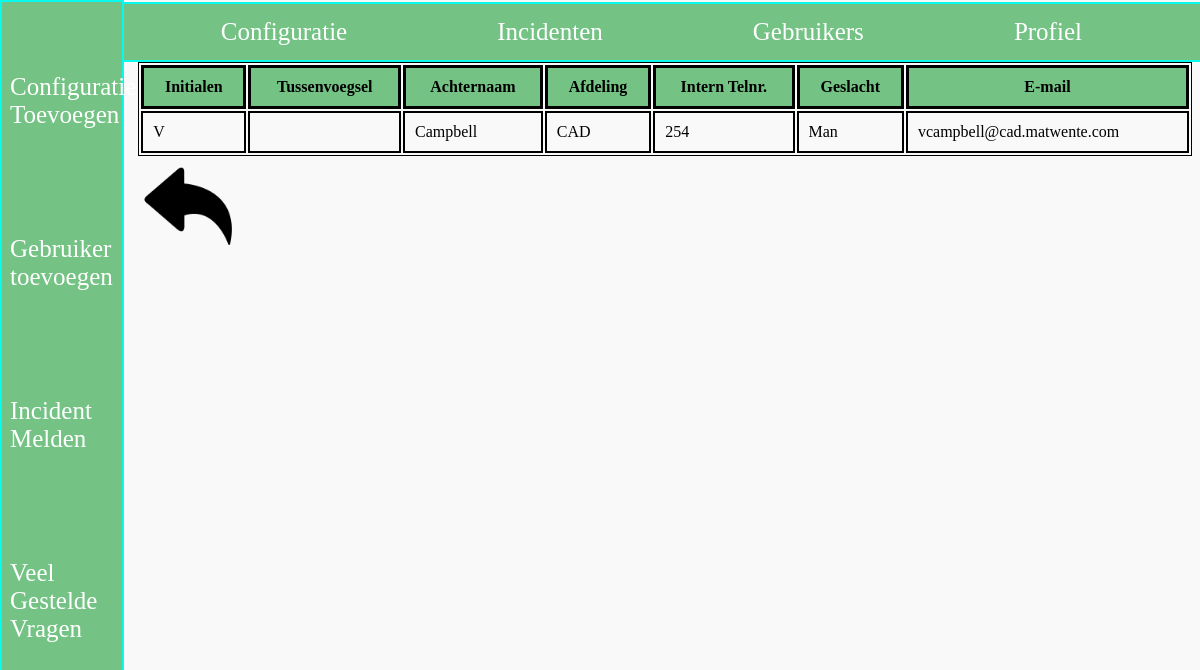
Page /php/gebruikerdetails.php?userID=1 on the committed database.
### tables this page shows
CREATE TABLE `user` (
  `userID` int(11) NOT NULL,
  `initials` varchar(1) DEFAULT NULL,
  `surname` varchar(50) DEFAULT NULL,
  `middleName` varchar(50) DEFAULT NULL,
  `departmentID` int(11) DEFAULT NULL,
  `interncell` varchar(3) DEFAULT NULL,
  `sex` int(3) DEFAULT NULL,
  `email` varchar(80) DEFAULT NULL,
  `password` varchar(50) DEFAULT NULL,
  `userType` int(3) DEFAULT NULL
);

CREATE TABLE `departments` (
  `departmentID` int(11) NOT NULL,
  `departmentName` varchar(50) DEFAULT NULL,
  `location` int(3) DEFAULT NULL
);

### php/gebruikerdetails.php (the view, shortened to what this page needs)
<?php
$servername = "localhost";
$username = "root";
$password = "";
$dbname = "twente";
$conn = mysqli_connect($servername, $username, $password, $dbname);
$id = $_GET["userID"];
$sql = "SELECT user.initials, user.middleName, user.surname, user.interncell, user.sex, user.email, departments.departmentName FROM user INNER JOIN departments ON departments.departmentID = user.departmentID WHERE user.userID = $id";
$result = mysqli_query($conn,$sql);
?>
<!doctype html>
<html lang="nl">
<?php include('../include/header.php');?>
<body>
	<?php include('../include/navigatie.php');?>
<br>
<br>
<br>
	<div class=table>
	<table class="incidentenDetails" name="incidentenDetails">
	<tr>
	  <th> Initialen </th>
		<th> Tussenvoegsel</th>
		<th> Achternaam </th>
    <th> Afdeling </th>
		<th> Intern Telnr.</th>
    <th> Geslacht </th>
		<th> E-mail </th>
	</tr>
  <?php
  if (mysqli_num_rows($result) == 1){
    while($row = mysqli_fetch_assoc($result)){
        $geslacht = $row["sex"];
      echo "<tr><td>".$row["initials"]."</td>
      <td>".$row["middleName"]."</td>
      <td>".$row["surname"]."</td>
      <td>".$row["departmentName"]."</td>
      <td>".$row["interncell"]."</td>";
      echo "<td>";
          if ($geslacht == 1) {
          echo "Man";
          } elseif ($geslacht == 2) {
          echo "Vrouw";
          } elseif ($geslacht == 3) {
           echo "Anders";
    }"</td>";
    echo"<td>".$row["email"]."</td>
      </tr>";
    }
  }
  else{
    echo "Error";
  }
  ?>
</table>
<a href="gebruikers.php"> <img class= 'return' src=../return.png> </a>
</div>
	</body>
</html>

### css/style.css (style rules this page uses)
html { font-family:Century Gothic; height:100%; width:100%; background:#f9f9f9; }
div.table { margin-left:11%; margin-bottom: 5%; }
table.incidentenDetails { border: 1px solid black; color: black; width: 100%; overflow:auto; }
th { border: 3px solid black; padding: 10px; background-color:#74c385; }
td { border: 2px solid black; padding: 10px; }
img.return { max-height: 100px; max-width: 100px; }

### rows in the picture
user: initials "V", surname "Campbell", departmentID.departmentName "CAD", interncell "254", sex "Man", email "vcampbell@cad.matwente.com"
